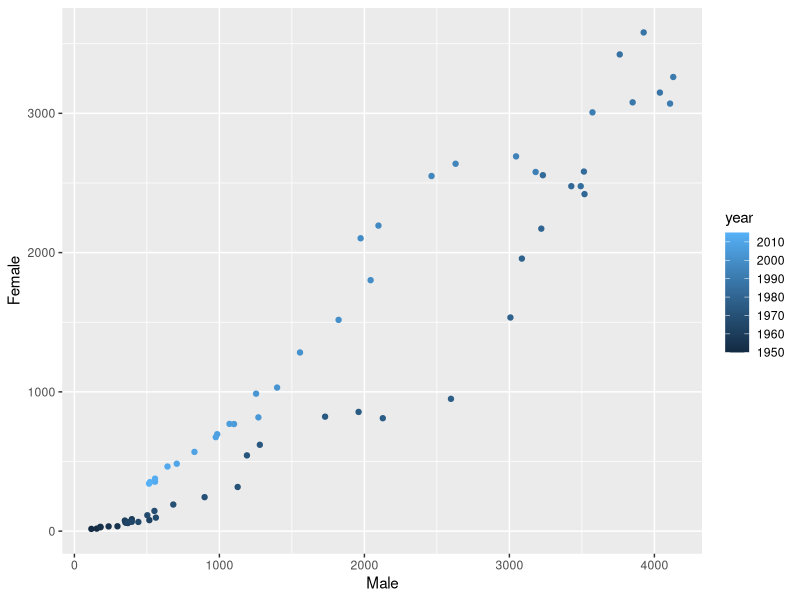
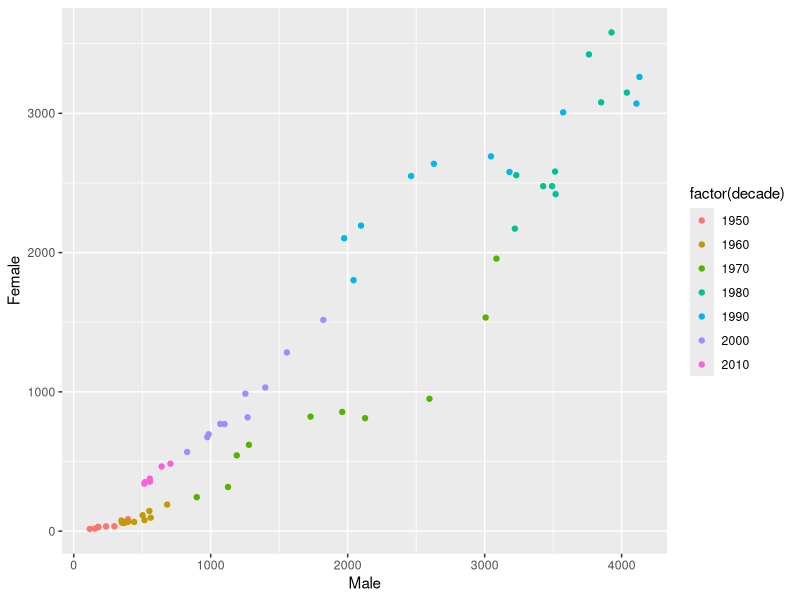

These figures' R source, in order:
# Run the code below to set up the data
# Make a scatter plot for casey data with x=Male, y=Female
# Color by year
# Then color by factor(decade): color=factor(decade)
# What's the difference?

# Bonus: Try setting other aesthetics besides color


library(tidyverse)
# Load and reshape data
unisex_data <- read_csv("data/unisex.csv")
casey <- unisex_data %>%
  select(-prop) %>%
  filter(name=="Casey") %>%
  spread(sex, n, fill=0) %>%
  mutate(decade=year-year%%10)
casey

# make the scatterplots
ggplot(casey, aes(x=Male, y=Female, color=year)) + 
  geom_point() 

ggplot(casey, aes(x=Male, y=Female, color=factor(decade))) + 
  geom_point() 
